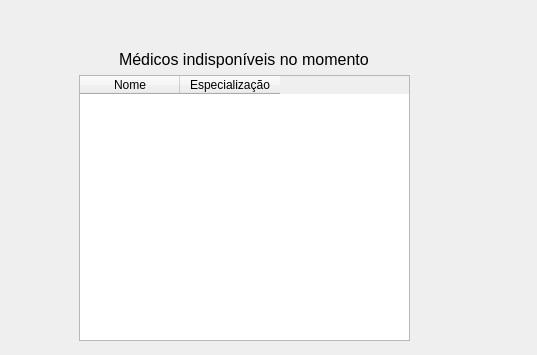
<?xml version="1.0" encoding="UTF-8"?>
<ui version="4.0">
 <class>DisponibilizarWindow</class>
 <widget class="QDialog" name="DisponibilizarWindow">
  <property name="geometry">
   <rect>
    <x>0</x>
    <y>0</y>
    <width>537</width>
    <height>355</height>
   </rect>
  </property>
  <property name="windowTitle">
   <string>Disponibilizar Médico</string>
  </property>
  <widget class="QWidget" name="verticalLayoutWidget">
   <property name="geometry">
    <rect>
     <x>79</x>
     <y>50</y>
     <width>331</width>
     <height>291</height>
    </rect>
   </property>
   <layout class="QVBoxLayout" name="verticalLayout">
    <item alignment="Qt::AlignHCenter">
     <widget class="QLabel" name="lb_medicos">
      <property name="font">
       <font>
        <family>Ubuntu</family>
        <pointsize>12</pointsize>
       </font>
      </property>
      <property name="text">
       <string>Médicos indisponíveis no momento</string>
      </property>
     </widget>
    </item>
    <item>
     <widget class="QTableWidget" name="tbl_medicos">
      <property name="font">
       <font>
        <family>Ubuntu</family>
       </font>
      </property>
      <column>
       <property name="text">
        <string>Nome</string>
       </property>
      </column>
      <column>
       <property name="text">
        <string>Especialização</string>
       </property>
      </column>
     </widget>
    </item>
   </layout>
  </widget>
 </widget>
 <resources/>
 <connections/>
</ui>
